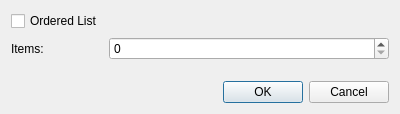
<?xml version="1.0" encoding="UTF-8"?>
<ui version="4.0">
 <class>InsertListDialog</class>
 <widget class="QDialog" name="InsertListDialog">
  <property name="windowModality">
   <enum>Qt::ApplicationModal</enum>
  </property>
  <property name="geometry">
   <rect>
    <x>0</x>
    <y>0</y>
    <width>400</width>
    <height>114</height>
   </rect>
  </property>
  <property name="windowTitle">
   <string>Insert List</string>
  </property>
  <property name="modal">
   <bool>true</bool>
  </property>
  <layout class="QGridLayout" name="gridLayout">
   <item row="0" column="0">
    <layout class="QFormLayout" name="formLayout">
     <item row="0" column="0">
      <widget class="QCheckBox" name="orderedListCheck">
       <property name="text">
        <string>Ordered List</string>
       </property>
      </widget>
     </item>
     <item row="1" column="0">
      <widget class="QLabel" name="label">
       <property name="text">
        <string>Items:</string>
       </property>
      </widget>
     </item>
     <item row="1" column="1">
      <widget class="QSpinBox" name="itemCountSpinner">
       <property name="minimum">
        <number>0</number>
       </property>
       <property name="maximum">
        <number>10000</number>
       </property>
      </widget>
     </item>
    </layout>
   </item>
   <item row="1" column="0">
    <widget class="QDialogButtonBox" name="buttonBox">
     <property name="orientation">
      <enum>Qt::Horizontal</enum>
     </property>
     <property name="standardButtons">
      <set>QDialogButtonBox::Cancel|QDialogButtonBox::Ok</set>
     </property>
    </widget>
   </item>
  </layout>
 </widget>
 <resources/>
 <connections>
  <connection>
   <sender>buttonBox</sender>
   <signal>accepted()</signal>
   <receiver>InsertListDialog</receiver>
   <slot>accept()</slot>
   <hints>
    <hint type="sourcelabel">
     <x>248</x>
     <y>254</y>
    </hint>
    <hint type="destinationlabel">
     <x>157</x>
     <y>274</y>
    </hint>
   </hints>
  </connection>
  <connection>
   <sender>buttonBox</sender>
   <signal>rejected()</signal>
   <receiver>InsertListDialog</receiver>
   <slot>reject()</slot>
   <hints>
    <hint type="sourcelabel">
     <x>316</x>
     <y>260</y>
    </hint>
    <hint type="destinationlabel">
     <x>286</x>
     <y>274</y>
    </hint>
   </hints>
  </connection>
 </connections>
</ui>
